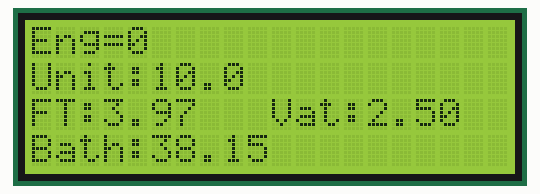
Simulated run of this sketch. Board: Arduino Uno, built with avr-gcc and run on an emulated ATmega328P. Shown: 20×4 character LCD.

Above: at 0.12 s.
At 5.02 s:
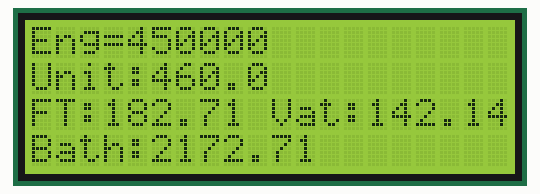
At 10.04 s:
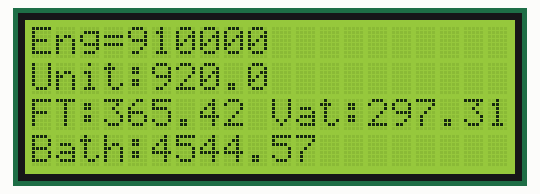
At 20.01 s:
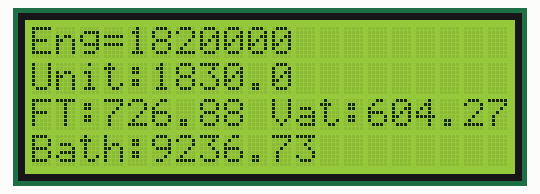
At 30.0 s:
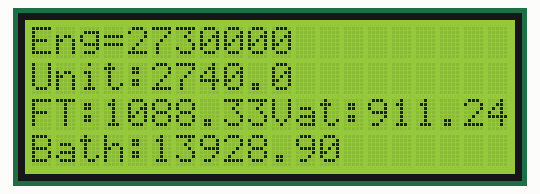
At 39.92 s:
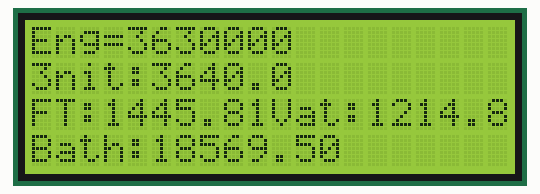

The sketch:

LAB2.ino
```cpp
#include <LiquidCrystal.h>
float energy=0, Unit=0 ,Bath = 0,KUnit=0,FT=0, Vat = 0,Price = 0;

LiquidCrystal lcd(8, 9, 10, 11, 12, 13);

void setup() {

  lcd.begin(20, 4);

}

void loop() {
  lcd.setCursor(0, 0);
  lcd.print("Eng=");
  lcd.print(energy,0);
  energy = energy+10000;
  Unit = energy/1000;

  lcd.setCursor(0, 1);
  lcd.print("Unit:");
  lcd.print(Unit,1);


    if(Unit >=400){
    KUnit= Unit - 400;
    Bath = KUnit * 4.4217 + (250*4.2218) + (50*3.7171) + (65*3.6237) + (10*3.2405) +(10*2.9882) +(15*2.3488);
    }else if(Unit > 150){
      KUnit = Unit-150;
      Bath = (KUnit * 4.2218) +(50*3.7171) + (65*3.6237) + (10*3.2405) +(10*2.9882) +(15*2.3488);
    }

    else if(Unit>100){
    KUnit= Unit - 100;
    Bath = KUnit * 3.7171 + (65*3.6237) + (10*3.2405) +(10*2.9882) +(15*2.3488);
    }else if(Unit > 35){
      KUnit= Unit - 35;
    Bath = (KUnit*3.6237) + (10*3.2405) +(10*2.9882) +(15*2.3488);
    }else if(Unit > 25){
      KUnit= Unit - 25;
    Bath =  (KUnit*3.2405) +(10*2.9882) +(15*2.3488);
    }else if(Unit > 15){
      KUnit= Unit - 15;
    Bath =  (KUnit*2.9882) +(15*2.3488);
    }else if(Unit >= 1 ){
      KUnit= Unit;
    Bath = (KUnit*2.3488);
    }


    Bath = Bath +8.19;


  FT = Unit*0.3972;
  Vat = (Bath + FT)*0.07;


  lcd.setCursor(0, 2);
  lcd.print("FT:");
  lcd.print(FT,2);
  lcd.setCursor(10, 2);
  lcd.print("Vat:");
  lcd.print(Vat,2);

  Price = Bath + FT + Vat;

lcd.setCursor(0, 3);
  lcd.print("Bath:");
  lcd.print(Price,2);


delay(100);


}
```
